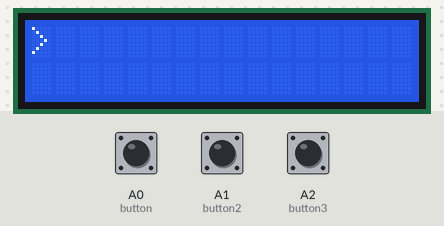
A sketch run on a simulated Arduino Uno, built with avr-gcc and run on an emulated ATmega328P. On the bench: 16×2 character LCD. The inputs (shaded band) are chosen by the test bench; at power-on: A1 (button2) LOW, A0 (button) LOW, A2 (button3) LOW. Random numbers use the default seed unless the sketch sets one.

Above: at 2.6 s.
2.7 s: A1 (button2) pulled HIGH for 0.15 s
At 3.7 s:
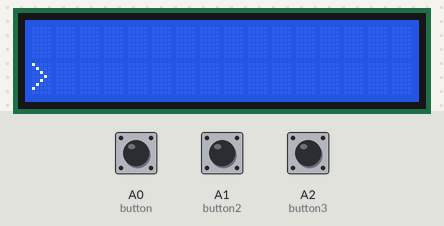
5.8 s: A0 (button) pulled HIGH for 0.15 s
At 7.4 s:
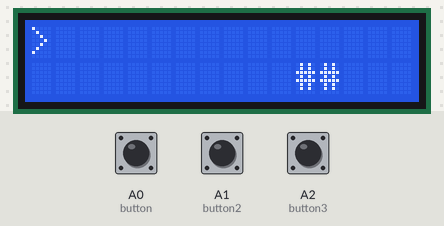
8.9 s: A2 (button3) pulled HIGH for 1 s
At 12.4 s:
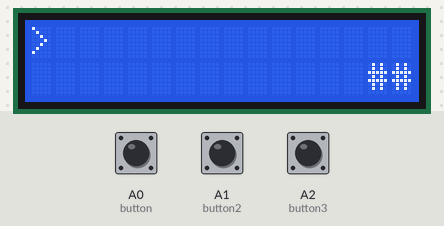
12.9 s: A1 (button2) pulled HIGH for 1 s
At 13.8 s:
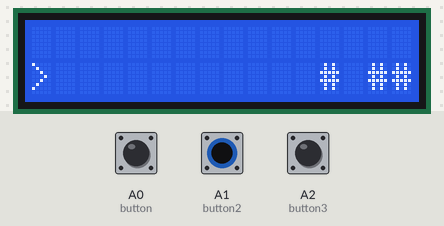
16.9 s: A0 (button) pulled HIGH for 1 s
At 18.0 s:
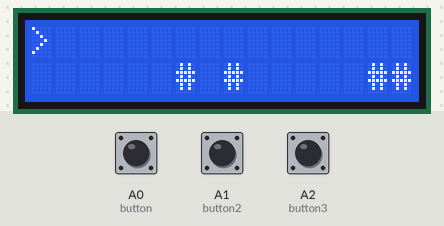
20.8 s: A2 (button3) pulled HIGH for 3.2 s
At 25.7 s:
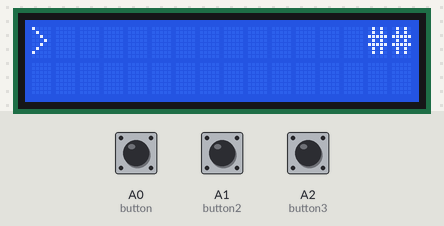
Timing chart, 0 to 27.2 s (numbered marks = the images above; inputs shaded):
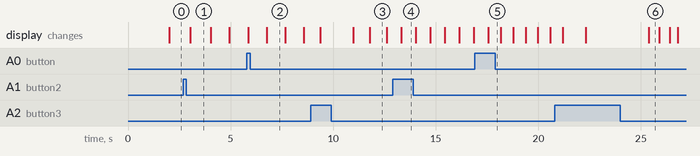

The sketch:

rlama005_lab7_part2.ino
```cpp
#include <LiquidCrystal.h>


typedef struct task {
  int state;
  unsigned long period;
  unsigned long elapsedTime;
  int (*TickFct)(int);
} task;

const int rs = 12, en = 11, d4 = 5, d5 = 4, d6 = 3, d7 = 2;
LiquidCrystal lcd(rs, en, d4, d5, d6, d7);

int button = A0;
int button2 = A1;
int button3 = A2;
long int distance = 0;

char raceTrack[2][16];
char raceCar = '>';
char obstacle = '#';
int lastRand = 0;
int num;
int timee = 0;
int clockk = 1000;
int tick = 0;
bool crash = false;


const unsigned short tasksNum = 3;
task tasks[tasksNum];

enum PERIOD_States {Start3, DECREASE, RESET};
enum RACE_States {Start, RACE ,COLLISION};
enum CAR_States {Start2, UP, DOWN};

//////////////TIME LOGIC////////////////
int TickFct_PERIOD(int state) {

  switch(state){
    case Start3:
      state = DECREASE;
      break;

     case DECREASE:

    if(crash == true){
      state = RESET;
      }

    tick++;
    if(tick == 40){
      if(clockk >= 200){
        clockk = clockk - 100;
        tasks[0].period = clockk;
        //tasks[1].period = clockk;
        tick = 0;
       }
      }
     break;

    case RESET:
      if(digitalRead(button3) == HIGH){
        clockk = 1000;
        tasks[0].period = clockk;
        tick = 0;
        crash = false;
        state = DECREASE;
      }
      else{
        state = RESET;
        }
      break;
   }

  return state;
  }
/////////RACE CAR LOGIC//////////
int TickFct_CAR(int state){
  switch(state){

    case Start2:
      raceTrack[0][0] = raceCar;
      state = UP;
      break;

    case UP:
      if (crash == true){
          timee++;
          if(timee == 50){
            timee = 0;
            lcd.clear();
            lcd.setCursor(0,0);
            lcd.print("Distance:");
            lcd.setCursor(0,1);
            lcd.print(distance);
           }
        }
      if(digitalRead(button2) == HIGH){
          raceTrack[1][0] = raceCar;
            raceTrack[0][0] = ' ';
            state = DOWN;
        }
      else{
        state = UP;
      }
      break;
    case DOWN:

          if (crash == true){
          timee++;
          if(timee == 50){
            timee = 0;
            lcd.clear();
            lcd.setCursor(0,0);
            lcd.print("Distance:");
            lcd.setCursor(0,1);
            lcd.print(distance);
           }
        }
      if(digitalRead(button) ==  HIGH){
          raceTrack[0][0] = raceCar;
            raceTrack[1][0] = ' ';
            state = UP;
        }
      else{
        state = DOWN;
      }
      break;
  }

  return state;}

//////////RACE LOGIC//////////////
int TickFct_RACE(int state) {

  switch(state){

    case Start:
      for(int i = 0; i < 2; i++){
          for(int j = 0; j < 16; j++){
            raceTrack[i][j] = ' ';
          }
        }
      raceTrack[0][0] = raceCar;
      state = RACE;
      break;

    case RACE:

    lcd.setCursor(0,0);
    lcd.print(raceTrack[0]);

  lcd.setCursor(0,1);
    lcd.print(raceTrack[1]);

  num = random(4);
  if (num == 0) {
    if(raceTrack[1][14] ==  obstacle){
      raceTrack[0][15] = ' ';
      raceTrack[1][15] = ' ';
    }
    else {
      raceTrack[0][15] = obstacle;
      raceTrack[1][15] = ' ';
    }
  }
  else if (num == 1) {
    if(raceTrack[0][14] ==  obstacle){
      raceTrack[0][15] = ' ';
      raceTrack[1][15] = ' ';
    }
    else{
      raceTrack[0][15] = ' ';
      raceTrack[1][15] = obstacle;
    }
  }
  else {
    raceTrack[0][15] = ' ';
    raceTrack[1][15] = ' ';
  }

  if(digitalRead(button3) == HIGH){
      //raceTrack[r][0] = 'X';
      //   lcd.setCursor(0,r);
      //   lcd.print(raceTrack[r][0]);
         //crash = true;
//         timee = 0;
           distance = 0;
         state = Start;
    }
    for(int r = 0; r < 2; r++){
        if((raceTrack[r][0] == raceCar)&&
         (raceTrack[r][1] != ' ')){
         raceTrack[r][0] = 'X';
         lcd.setCursor(0,r);
         lcd.print(raceTrack[r][0]);
         crash = true;

         state = COLLISION;
        }
    }

    for (int i = 0; i < 2; i++) {
    for (int j = 0; j < 15; j++) {
      if(raceTrack[i][j] != raceCar){
        raceTrack[i][j] = raceTrack[i][j + 1];
        distance++;
      }
    }
  }

      break;

    case COLLISION:
      //if(time == 29){
      /*    time = 0;
          lcd.clear();
            lcd.setCursor(0,0);
          lcd.print("Distance:");
            lcd.setCursor(0,1);
            lcd.print(distance); */
        //}
        //else{ time++;}
      if(digitalRead(button3) == HIGH){
                distance = 0;
                //clockk  = 1000;
              //  tasks[0].period = clockk;
              state = Start;
            }
      break;
  }

  return state; }
/////////////////////////////////

void setup() {
  lcd.begin(16, 2);
  pinMode(button, INPUT);
  pinMode(button2, INPUT);
  pinMode(button3, INPUT);

  unsigned char i = 0;
  tasks[i].state = Start;
  tasks[i].period = clockk;
  tasks[i].elapsedTime = 0;
  tasks[i].TickFct = &TickFct_RACE;
   i++;
  tasks[i].state = Start2;
  tasks[i].period = 50;
  tasks[i].elapsedTime = 0;
  tasks[i].TickFct = &TickFct_CAR;
    i++;
  tasks[i].state = Start3;
  tasks[i].period = 100;
  tasks[i].elapsedTime = 0;
  tasks[i].TickFct = &TickFct_PERIOD;

}

void loop() {
 // 1000 = 500 = 0

  // put your main code here, to run repeatedly:
  unsigned char i;
  for (i = 0; i < tasksNum; ++i) {
    if ( (millis() - tasks[i].elapsedTime) >= tasks[i].period) {
        tasks[i].state = tasks[i].TickFct(tasks[i].state);
        tasks[i].elapsedTime = millis(); // Last time this task was ran
    }
  }
  delay(50);
}
```

Measured:
- what the display in image 1 shows lasts 1.0 s, from 3.0 s to 4.0 s
- what the display in image 2 shows lasts 0.9 s, from 6.8 s to 7.7 s
- what the display in image 3 shows lasts 0.8 s, from 11.8 s to 12.6 s
- what the display in image 6 shows lasts 0.5 s, from 25.4 s to 25.9 s
